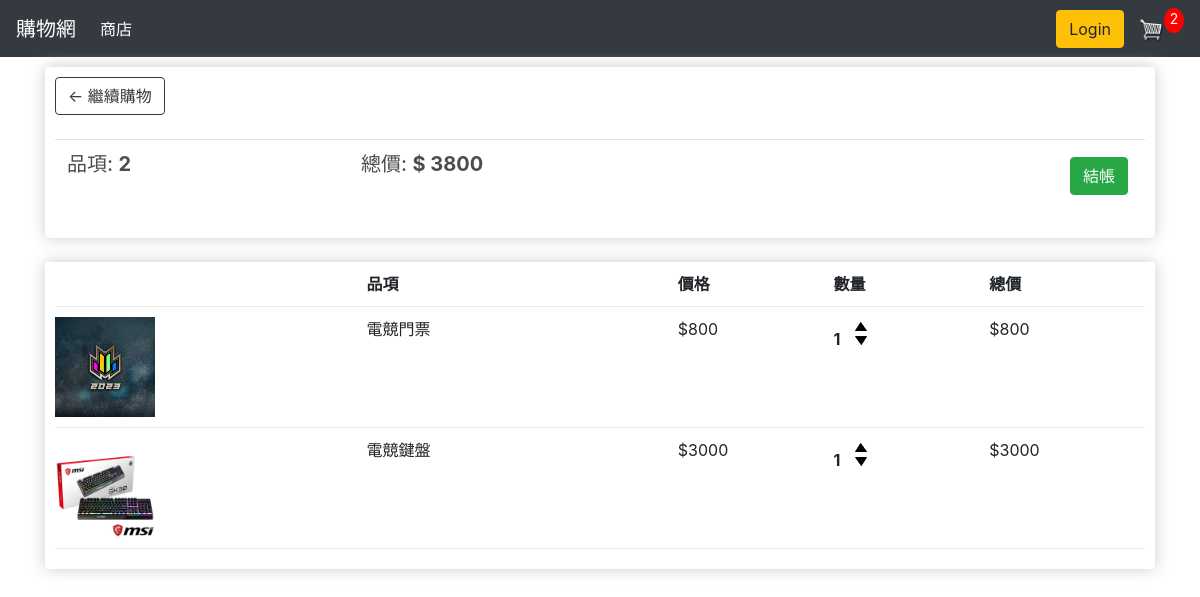
The app's page /cart/ (signed in) with its own data.
### store/models.py (models this page shows, shortened)
class Order(models.Model): #訂單
	customer = models.ForeignKey(Customer, on_delete=models.SET_NULL, null=True, blank=True)
	date_ordered = models.DateTimeField(auto_now_add=True)#訂單成立時間
	complete = models.BooleanField(default=False)#js在判斷訂單狀況時可以使用
	transaction_id = models.CharField(max_length=100, null=True)
	@property #計算訂單總金額,傳給cart.html的form
	def get_cart_total(self):
		orderitems = self.orderitem_set.all()
		total = sum([item.get_total for item in orderitems])#迴圈計算商品總額
		return total
	@property #計算訂單品項總數,傳給cart.html的form
	def get_cart_items(self):
		orderitems = self.orderitem_set.all()
		total = sum([item.quantity for item in orderitems])#迴圈計算商品總數
		return total

class OrderItem(models.Model):
	product = models.ForeignKey(Product, on_delete=models.SET_NULL, null=True)
	order = models.ForeignKey(Order, on_delete=models.SET_NULL, null=True)
	quantity = models.IntegerField(default=0, null=True, blank=True)
	date_added = models.DateTimeField(auto_now_add=True)
	@property #計算購物車個別品項的總金額
	def get_total(self):
		total = self.product.price * self.quantity
		return total

class Product(models.Model): #商品
	name = models.CharField(max_length=200)
	price = models.FloatField()
	digital = models.BooleanField(default=False,null=True, blank=True)
	image = models.ImageField(null=True, blank=True)
	@property #建立image的網頁連結後,抓取image
	def imageURL(self):
		try:
			url = self.image.url
		except:
			url = ''
		return url

### store/views.py (the view)
# urls.py: path('cart/', views.cart, name="cart"),
def cart(request):
	data = cartData(request) #從utils 載入cartData()
	cartItems = data['cartItems']
	order = data['order']
	items = data['items']
	context = {'items':items, 'order':order, 'cartItems':cartItems}
	return render(request, 'store/cart.html', context)

### store/utils.py (called while the page is built)
def cartData(request):
	if request.user.is_authenticated: #使用者登入
		customer = request.user.customer
		order, created = Order.objects.get_or_create(customer=customer, complete=False)
		items = order.orderitem_set.all()
		cartItems = order.get_cart_items#用models的裝飾器取得
	else: #訪客
		cookieData = cookieCart(request)
		cartItems = cookieData['cartItems']#抓取cookieData中的資料
		order = cookieData['order']
		items = cookieData['items']
	return {'cartItems':cartItems ,'order':order, 'items':items}

### templates/store/cart.html
{% extends 'store/main.html' %}
{% load static %}
{% block content %}
<div class="row">
		<div class="col-lg-12">
			<div class="box-element">
				<a  class="btn btn-outline-dark" href="{% url 'store' %}">&#x2190; 繼續購物</a>
				<br>
				<br>
				<table class="table">
					<tr>
						<th><h5>品項: <strong>{{order.get_cart_items}}</strong></h5></th>
						<th><h5>總價: <strong>$ {{order.get_cart_total}}</strong></h5></th>
						<th>
							<a  style="float:right; margin:5px;" class="btn btn-success" href="{% url 'checkout' %}">結帳</a>
						</th>
					</tr>
				</table>
			</div>
			<br>
			<div class="box-element">
				<div class="cart-row">
					<div style="flex:2"></div>
					<div style="flex:2"><strong>品項</strong></div>
					<div style="flex:1"><strong>價格</strong></div>
					<div style="flex:1"><strong>數量</strong></div>
					<div style="flex:1"><strong>總價</strong></div>
				</div>
				{% for item in items %}
				<div class="cart-row">
					<div style="flex:2"><img class="row-image" src="{{item.product.imageURL}}"></div>
					<div style="flex:2"><p>{{item.product.name}}</p></div>
					<div style="flex:1"><p>${{item.product.price}}</p></div>
					<div style="flex:1">
						<p class="quantity">{{item.quantity}}</p>
						<div class="quantity">
							<img data-product="{{item.product.id}}" data-action="add" class="chg-quantity update-cart" src="{% static  'images/arrow-up.png' %}">
							<img data-product="{{item.product.id}}" data-action="remove" class="chg-quantity update-cart" src="{% static  'images/arrow-down.png' %}">
						</div>
					</div>
					<div style="flex:1"><p>${{item.get_total}}</p></div>
				</div>
                {% endfor %}
			</div>
		</div>
	</div>
{% endblock content %}

### static/css/main.css (style rules this page uses)
body { background-color: hsl(0, 0%, 98%); }
h1,h2,h3,h4,h5,h6 { color:hsl(0, 0%, 30%); }
.box-element { box-shadow:hsl(0, 0%, 80%) 0 0 16px; background-color: #fff; border-radius: 4px; padding: 10px; }
.col-lg-4, .col-lg-6, .col-lg-8, .col-lg-12 { margin-top: 10px; }
.btn { border-radius: 0; }
.row-image { width: 100px; }
.cart-row { display: flex; align-items: flex-stretch; padding-bottom: 10px; margin-bottom: 10px; border-bottom: 1px solid #ececec; }
.quantity { display: inline-block; font-weight: 700; padding-right:10px; }
.chg-quantity { width: 12px; cursor: pointer; display: block; margin-top: 5px; transition:.1s; }

### records on screen
Order: get_cart_items "2", get_cart_total "3800"
OrderItem: product.imageURL (picture), product.name "電競門票", product.price "800", quantity "1", get_total "800"
OrderItem: product.imageURL (picture), product.name "電競鍵盤", product.price "3000", quantity "1", get_total "3000"

### other values on screen
{{ cartItems }} "2"
